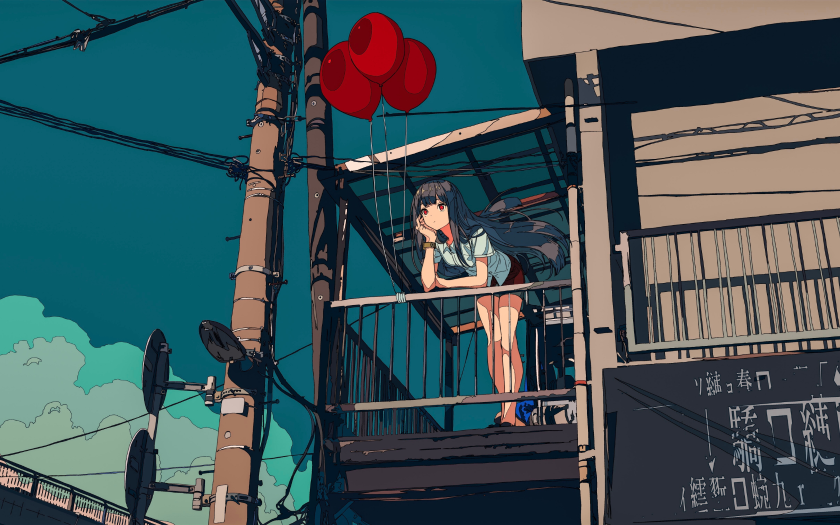
#> input picture .config/wallpapers/002-balloon-girl.png, 1680 x 1050 px (shown at 1/2 size); its folder holds only this picture in this run
$ python wallselect_engine.py
#> lines starting #> are read from the running program, lines starting #| are printed output that depends on the picture
#!/usr/bin/env python3
import os
import sys
import glob
import random
from concurrent.futures import ThreadPoolExecutor
from PIL import Image, ImageOps, ImageDraw, ImageColor
import colorsys

WALL_DIR = os.path.expanduser("~/.config/wallpapers")
CACHE_DIR = os.path.expanduser("~/.cache/wallselect")
THUMB_DIR = os.path.join(CACHE_DIR, "thumbs")
CAT_DIR = os.path.join(CACHE_DIR, "categories")

os.makedirs(THUMB_DIR, exist_ok=True)
os.makedirs(CAT_DIR, exist_ok=True)

CATEGORIES = [
    ("all", "ALL", None, "#00f0ff"),
    ("Blue", "BLUE", "Blue", "#0099ff"),
    ("Red", "RED", "Red", "#ff0055"),
    ("Green", "GREEN", "Green", "#00ff66"),
    ("Oranje", "ORANJE", "Oranje", "#ffaa00"),
    ("Violet", "VIOLET", "Violet", "#d900ff"),
    ("Dark", "DARK", "Dark", "#546e7a"),
    ("Clear", "CLEAR", "Clear", "#00ffff"),
    ("Grey", "GREY", "Grey", "#90a4ae"),
    ("random", "RANDOM", None, "#ff00aa"),
]

KNOWN_FOLDERS = {"Blue", "Clear", "Dark", "Green", "Grey", "Oranje", "Red", "Violet"}


def classify_by_hsv(img_path):
    try:
        with Image.open(img_path) as img:
            img = img.convert("RGB").resize((40, 40))
            pixels = list(img.getdata())

            h_sum, s_sum, v_sum = 0, 0, 0
            for r, g, b in pixels:
                h, s, v = colorsys.rgb_to_hsv(r / 255.0, g / 255.0, b / 255.0)
                h_sum += h * 360
                s_sum += s
                v_sum += v

            n = len(pixels)
            avg_h = h_sum / n
            avg_s = s_sum / n
            avg_v = v_sum / n

            if avg_v < 0.25:
                return "Dark"
            elif avg_v > 0.85 and avg_s < 0.15:
                return "Clear"
            elif avg_s < 0.15:
                return "Grey"

            if avg_h >= 345 or avg_h < 15:
                return "Red"
            elif 15 <= avg_h < 75:
                return "Oranje"
            elif 75 <= avg_h < 165:
                return "Green"
            elif 165 <= avg_h < 255:
                return "Blue"
            else:
                return "Violet"
    except Exception:
        return "Grey"


def get_wallpaper_category(img_path):
    parent = os.path.basename(os.path.dirname(img_path))
    if parent in KNOWN_FOLDERS:
        return parent
    return classify_by_hsv(img_path)


def get_thumb_path(img_path):
    safe_name = img_path.replace("/", "_").strip("_") + ".png"
    return os.path.join(THUMB_DIR, safe_name)


def generate_thumb(img_path):
    dst = get_thumb_path(img_path)
    if os.path.exists(dst) and os.path.getmtime(img_path) <= os.path.getmtime(dst):
        return dst
    try:
        with Image.open(img_path) as img:
            thumb = ImageOps.fit(img, (200, 400), Image.Resampling.LANCZOS)

            card = Image.new("RGBA", (200, 400), (10, 12, 18, 255))
            card.paste(thumb, (0, 0))

            overlay = Image.new("RGBA", (200, 400), (0, 0, 0, 0))
            draw = ImageDraw.Draw(overlay)

            # Subtle scanlines
            for y in range(0, 400, 4):
                draw.line([(0, y), (200, y)], fill=(0, 0, 0, 35))

            # Border accent
            draw.rectangle([0, 0, 199, 399], outline=(0, 240, 255, 90), width=1)

            final_img = Image.alpha_composite(card, overlay)
            final_img.convert("RGB").save(dst, "PNG", optimize=True)
    except Exception:
        pass
    return dst


def get_all_wallpapers():
    files = glob.glob(os.path.join(WALL_DIR, "**", "*"), recursive=True)
    wallpapers = []
    for f in sorted(files):
        if f.lower().endswith((".jpg", ".jpeg", ".png", ".webp")):
            wallpapers.append(f)
    return wallpapers


def generate_category_card(cat_id, cat_name, hex_color, cat_wallpapers):
    dst = os.path.join(CAT_DIR, f"{cat_id}.png")

    if os.path.exists(dst) and os.path.getsize(dst) > 0:
        return dst

    card = Image.new("RGBA", (200, 400), (10, 12, 18, 255))

    if cat_wallpapers and cat_id != "random":
        sf = random.choice(cat_wallpapers)
        try:
            with Image.open(sf) as img:
                crop = ImageOps.fit(img, (200, 400), Image.Resampling.LANCZOS)
                card.paste(crop, (0, 0))
        except Exception:
            pass

    overlay = Image.new("RGBA", (200, 400), (0, 0, 0, 0))
    draw = ImageDraw.Draw(overlay)

    # Cyberpunk scanlines
    for y in range(0, 400, 4):
        draw.line([(0, y), (200, y)], fill=(0, 0, 0, 50))

    # Dark gradient overlay from bottom
    for y in range(400):
        alpha = int(190 * (y / 400.0) ** 1.3)
        draw.line([(0, y), (200, y)], fill=(6, 8, 12, alpha))

    rgb = ImageColor.getrgb(hex_color)

    # Double Neon Border
    draw.rectangle([0, 0, 199, 399], outline=(rgb[0], rgb[1], rgb[2], 240), width=2)
    draw.rectangle([2, 2, 197, 397], outline=(0, 0, 0, 180), width=1)

    # Top color badge bar
    draw.rectangle([0, 0, 199, 10], fill=rgb)

    card = Image.alpha_composite(card, overlay)
    card.convert("RGB").save(dst, "PNG")
    return dst


def sync_cache():
    wallpapers = get_all_wallpapers()
    with ThreadPoolExecutor(max_workers=8) as executor:
        executor.map(generate_thumb, wallpapers)
#> in generate_thumb, img is the input picture: PIL image 1680x1050 RGB; mean R, G, B 62.1, 85.5, 89.4
#> in generate_thumb, `thumb = ImageOps.fit(img, (200, 400), Image.Resampling.LANCZOS)`:
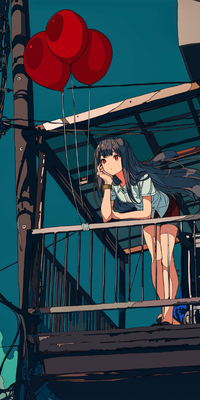
#> thumb: PIL image 200x400 RGB; mean R, G, B 47.3, 65.5, 74.3
#> in generate_thumb, `card = Image.new("RGBA", (200, 400), (10, 12, 18, 255))`:
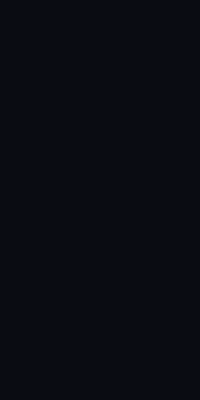
#> card: PIL image 200x400 RGBA; mean R, G, B, A 10, 12, 18, 255
#> in generate_thumb, `overlay = Image.new("RGBA", (200, 400), (0, 0, 0, 0))`: overlay: PIL image 200x400 RGBA; every value is 0
#> in generate_thumb, `final_img = Image.alpha_composite(card, overlay)`:
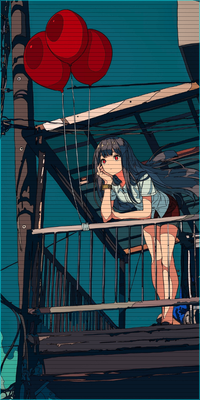
#> final_img: PIL image 200x400 RGBA; mean R, G, B, A 45.5, 64.3, 72.8, 255


def list_categories():
    sync_cache()
    wallpapers = get_all_wallpapers()

    cat_map = {c[0]: [] for c in CATEGORIES if c[0] not in ("all", "random")}
    for w in wallpapers:
        cat = get_wallpaper_category(w)
#> in classify_by_hsv, `img = img.convert("RGB").resize((40, 40))`:
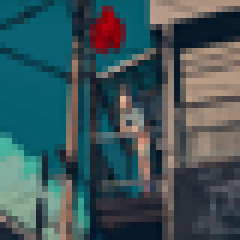
#> img: PIL image 40x40 RGB (shown 6 times larger); mean R, G, B 62.1, 85.5, 89.5
#> in classify_by_hsv, `pixels = list(img.getdata())`: pixels = 1600 items, first 6: (5, 93, 107), (5, 94, 108), (6, 93, 107), (9, 84, 98), (6, 90, 104), (5, 97, 111)
#> the loop in classify_by_hsv, `for r, g, b in pixels:` made 1600 passes
#> (r, g, b, h, s, v, h_sum, s_sum) on passes 1 to 3: (5, 93, 107, 0.523, 0.953, 0.42, 188.2, 0.953), (5, 94, 108, 0.523, 0.954, 0.424, 376.4, 1.91), (6, 93, 107, 0.523, 0.944, 0.42, 564.7, 2.85)
#> after the loop in classify_by_hsv, `for r, g, b in pixels:`: h_sum = 258354.8; s_sum = 804.1; v_sum = 629.8
#> in classify_by_hsv, `n = len(pixels)`: n = 1600
#> in classify_by_hsv, `avg_h = h_sum / n`: avg_h = 161.5
#> in classify_by_hsv, `avg_s = s_sum / n`: avg_s = 0.503
#> in classify_by_hsv, `avg_v = v_sum / n`: avg_v = 0.394
        if cat in cat_map:
            cat_map[cat].append(w)
        else:
            cat_map.setdefault(cat, []).append(w)

    for cat_id, display_title, folder, hex_color in CATEGORIES:
        if cat_id == "all":
            cat_walls = wallpapers
            count_str = f"[{len(wallpapers)}]"
        elif cat_id == "random":
            cat_walls = wallpapers
            count_str = "[EXEC]"
        else:
            cat_walls = cat_map.get(cat_id, [])
            count_str = f"[{len(cat_walls)}]"

        card_icon = generate_category_card(cat_id, display_title, hex_color, cat_walls)
#> in generate_category_card, `card = Image.alpha_composite(card, overlay)`:
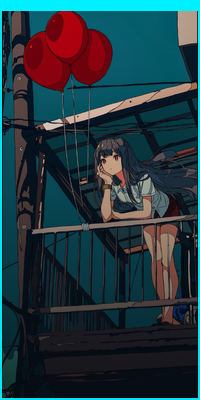
#> card: PIL image 200x400 RGBA; mean R, G, B, A 34.3, 56.9, 64.3, 255

        full_label = f"{display_title} {count_str}".strip()
        print(f"{cat_id}\0display\x1f{full_label}\x1ficon\x1f{card_icon}")


def list_wallpapers(filter_cat=None):
    sync_cache()
    wallpapers = get_all_wallpapers()

    if filter_cat and filter_cat != "all":
        filtered = [w for w in wallpapers if get_wallpaper_category(w) == filter_cat]
    else:
        filtered = wallpapers

    back_icon = os.path.join(CAT_DIR, "all.png")
    print(f"BACK_TO_MENU\0display\x1f<< RETURN\x1ficon\x1f{back_icon}")

    for w in filtered:
        fname = os.path.basename(w)
        thumb = get_thumb_path(w)
        print(f"{w}\0display\x1f {fname}\x1ficon\x1f{thumb}")


def get_random_wallpaper(filter_cat=None):
    wallpapers = get_all_wallpapers()
    if filter_cat and filter_cat not in ("all", "random"):
        filtered = [w for w in wallpapers if get_wallpaper_category(w) == filter_cat]
    else:
        filtered = wallpapers
    if filtered:
        return random.choice(filtered)
    return None


if __name__ == "__main__":
    if len(sys.argv) > 1:
        cmd = sys.argv[1]
        if cmd == "--categories":
            list_categories()
        elif cmd == "--wallpapers":
            cat = sys.argv[2] if len(sys.argv) > 2 else "all"
            list_wallpapers(cat)
        elif cmd == "--random":
            cat = sys.argv[2] if len(sys.argv) > 2 else None
            rw = get_random_wallpaper(cat)
            if rw:
                print(rw)
        elif cmd == "--sync":
            sync_cache()
            print("Cache synchronized.")
    else:
        list_categories()
